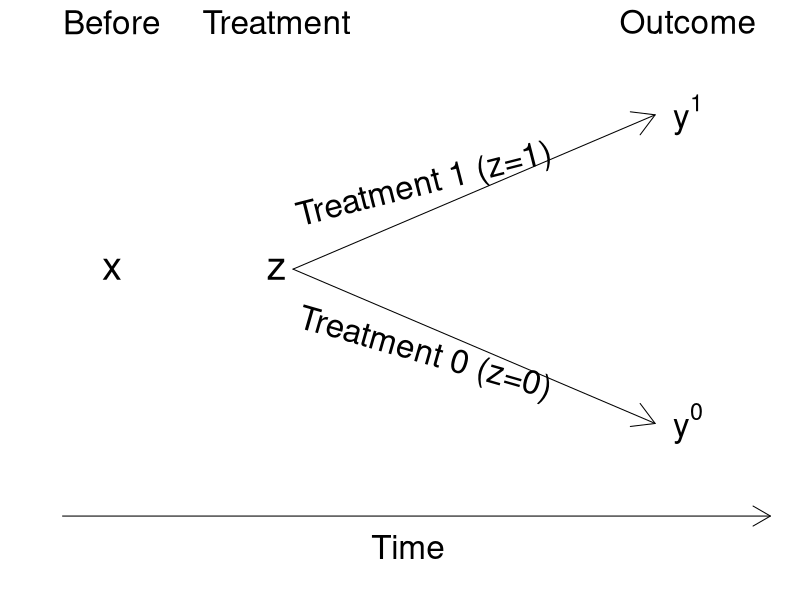

The R source for this figure:
setwd("~/AndrewFiles/books/regression.and.other.stories/Examples/CausalDiagram")

pdf(root("CausalDiagram/figs","diagram1.pdf"), height=4.5, width=10)
par(mar=c(0,0,0,0))
plot(c(-.5,4), c(0,1.8), xlab="", ylab="", xaxt="n", yaxt="n", bty="n", type="n")
text(0, 1, "x", cex=2.4)
text(1, 1, "z", cex=2.4)
text(3.5, .5, expression (y^0), cex=2)
text(3.5, 1.5, expression (y^1), cex=2)
text(c(0,1,3.5), c(1.8,1.8,1.8), c("Before","Treatment","Outcome"), cex=2)
text(1.9, .72, "Treatment 0 (z=0)", cex=2, srt=-16)
text(1.9, 1.27, "Treatment 1 (z=1)", cex=2, srt=14.3)
arrows(c(1.1,1.1), c(1,1), c(3.3,3.3), c(.5, 1.5))
arrows(-.3,.2,4,.2, length=.2)
text(1.8, .1, "Time", cex=2)
dev.off()

# Diagram 2 for causal inference

